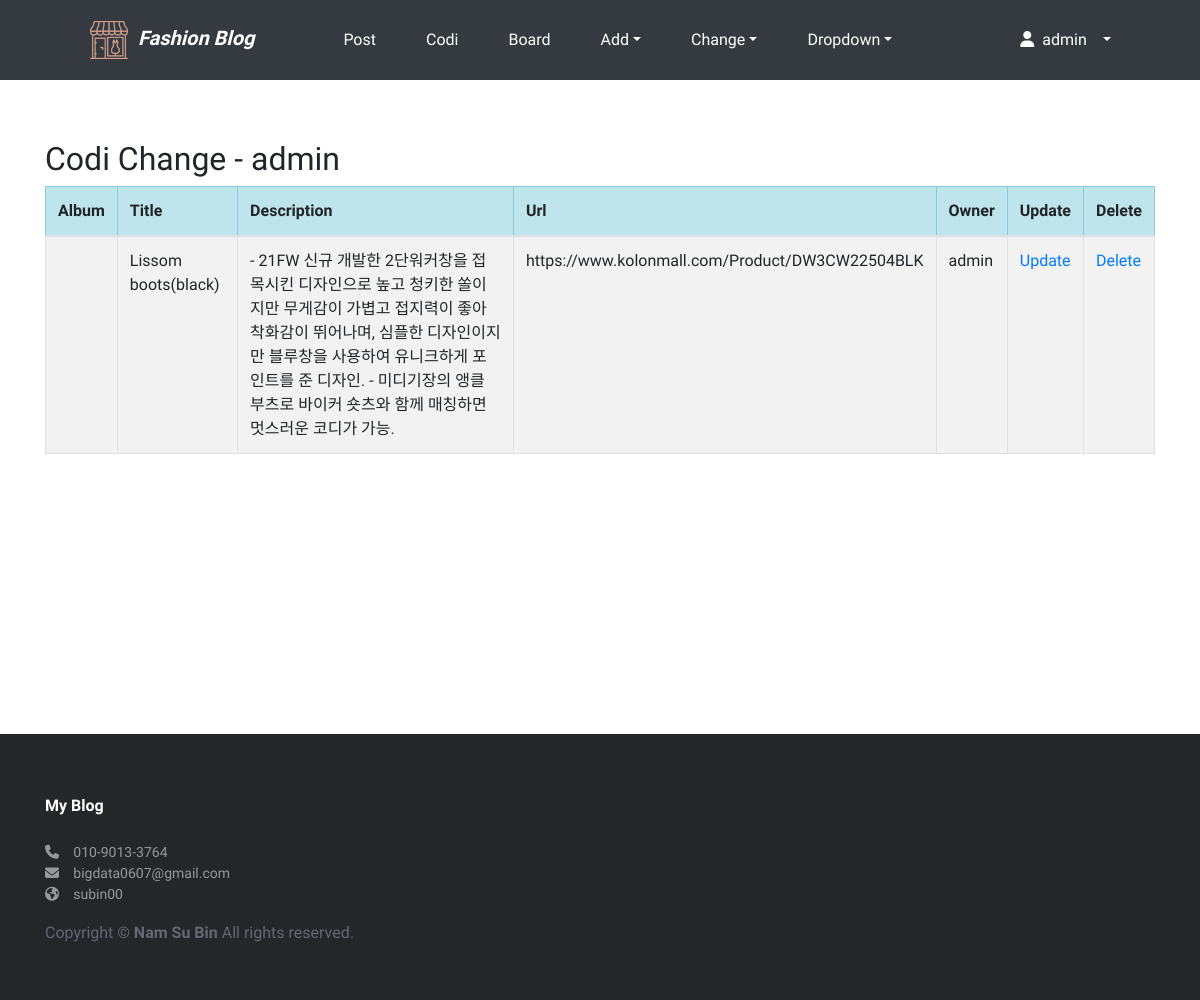
Screenshot of /codi/codi/change/ (signed in) with the database file from the repository.
### codi/models.py (models this page shows, shortened)
class Codi(models.Model):
    category = models.ForeignKey(Category, on_delete=models.CASCADE)
    title = models.CharField('TITLE', max_length=30)
    description = models.TextField('Codi Description', blank=True)
    image = ThumbnailImageField(upload_to='codi/%Y/%m')
    upload_dt = models.DateTimeField('Upload Date', auto_now_add=True)
    url = models.URLField('site_url')
    owner=models.ForeignKey('auth.User', on_delete=models.CASCADE, verbose_name='OWNER', blank=True, null=True)
    class Meta:
        ordering=('title',)

### codi/views.py (the view)
# urls.py: path('codi/change/', views.CodiChangeLV.as_view(), name='codi_change'),
class CodiChangeLV(LoginRequiredMixin, ListView):
    template_name='codi/codi_change_list.html'
    def get_queryset(self):
        return Codi.objects.filter(owner=self.request.user)

### codi/templates/codi/codi_change_list.html (shortened to what this page needs)
{% extends 'base.html' %}
{% block content %}
    <h2>Codi Change - {{user}}</h2>
    <table class="table table-striped table-bordered table-condensed">
        <thead>
            <tr class="table-info">
                <th>Album</th>
                <th>Title</th>
                <th>Description</th>
                <th>Url</th>
                <th>Owner</th>
                <th>Update</th>
                <th>Delete</th>
            </tr>
        </thead>
        <tbody>
            {% for item in object_list %}
            <tr>
                <td>{{ item.album }}</td>
                <td>{{ item.title }}</td>
                <td>{{ item.description }}</td>
                <td>{{ item.url }}</td>
                <td>{{ item.owner }}</td>
                <td><a href="{% url 'codi:codi_update' item.id %}">Update</a></td>
                <td><a href="{% url 'codi:codi_delete' item.id %}">Delete</a></td>
            </tr>
            {% endfor %}
        </tbody>
    </table>
{% endblock %}

### templates/base.html (shortened to what this page needs)
<!DOCTYPE html>
<html lang="ko">
    {% load static%}
<head>
    <link rel="stylesheet" href="https://maxcdn.bootstrapcdn.com/bootstrap/4.5.0/css/bootstrap.min.css">
    <link rel="stylesheet" as="style" crossorigin href="https://cdn.jsdelivr.net/gh/orioncactus/pretendard@v1.3.5/dist/web/static/pretendard.css" />
</head>
<body>
    <nav class="navbar navbar-expand-lg navbar-3 dark bg-dark">
        <span class="navbar-brand mx-5 mb-0 font-weight-bold font-italic"><a class='nav-link text-white' href="{% url 'home' %}">&nbsp;&nbsp;<img src="{% static 'img/shop (5).png' %}" width="38px">&nbsp; Fashion Blog</a></span>
        <div class="collapse navbar-collapse" id="navbarSupportedContent">
            <ul class="navbar-nav mr-auto">
                <li class="nav-item mx-1 btn">
                    <a class="nav-link text-white" href="{% url 'blog:index' %}">Post</a>
                </li>
                <li class="nav-item mx-1 btn">
                    <a class="nav-link text-white" href="{% url 'codi:index' %}">Codi</a>
                </li>
                <li class="nav-item mx-1 btn">
                    <a class="nav-link text-white" href="{% url 'board:index' %}">Board</a>
                </li>
                <li class="nav-item dropdown mx-1 btn">
                    <a class="nav-link dropdown-toggle text-white" href="#" data-toggle="dropdown">Add</a>
                </li>
                <li class="nav-item dropdown mx-1 btn">
                    <a class="nav-link dropdown-toggle text-white" href="#" data-toggle="dropdown">Change</a>
                </li>
                <li class="nav-item dropdown mx-1 btn">
                    <a class="nav-link dropdown-toggle text-white" href="#" data-toggle="dropdown">Dropdown</a>
                </li>
            </ul>
            <ul class="navbar-nav mx-5">
                <li class="nav-item dropdown mx-1 btn btn-dark">
                    {% if user.is_active %}
                    <a class="nav-link dropdown-toggle text-white" href="#" data-toggle="dropdown">
                        <i class="fas fa-user"></i>&ensp;{% firstof user.get_short_name user.get_username %}&ensp;
                    </a>
                    {% endif %}
                </li>
            </ul>
        </div>
    </nav>
    <div id="main-wrapper">
        <div id="main-content" class="container">
            {% block content %}
            {% endblock %}
        </div>
    </div>
    <footer>
        <div class="container">
            <div class="footer_logo">My Blog</div>
            <div id="contact_info">
                <p>
                    <a class="text-decoration-none" href="tel:+821090133764"><i class="fa-solid fa-phone"></i>&emsp;010-9013-3764</a>
                    <br>
                    <a class="text-decoration-none" href="mailto:bigdata0607@gmail.com"><i class="fa-solid fa-envelope"></i>&emsp;bigdata0607@gmail.com</a>
                    <br>
                    <a class="text-decoration-none" href="https://subindata.tistory.com/" target="_blank"><i class="fa fa-globe"></i>&emsp;subin00</a>
                </p>
            </div>
            <p style="color:#646873">Copyright © <b>Nam Su Bin</b> All rights reserved.</p>
        </div>
    </footer>
</body>
</html>

### templates/base.html (style rules this page uses)
* { font-family: 'Heebo', sans-serif; }
html, body { margin: 0; padding: 0; height: 100%; }
#main-wrapper { margin: 60px 0; height: auto; min-height: 100%; padding-bottom: 266px; }
footer { height: 266px; position: relative; transform : translateY(-100%); width: 100%; padding: 60px 0; background: #252629; }
#contact_info * { color: #96989c; font-size: 14px; }
footer .footer_logo { padding-bottom: 24px; color: #fff; font-weight: 600; }

### rows the page displays
Codi: title "Lissom boots(black)", description "- 21FW 신규 개발한 2단워커창을 접목시킨 디자인으로 높고 청키한 쏠이지만 무게감이 가볍고 접지력이 좋아 착화감이 뛰어나며, 심플한 디자인이지만 블루창을 사용하여 유니크하게 포인트를 준 디자인. - 미디기장의 앵클 부츠로 바이커 숏츠와 함께 매칭하면 멋스러운 코디가 가능.", url "https://www.kolonmall.com/Product/DW3CW22504BLK", owner "admin"

### other values shown
{{ user }} "admin"
